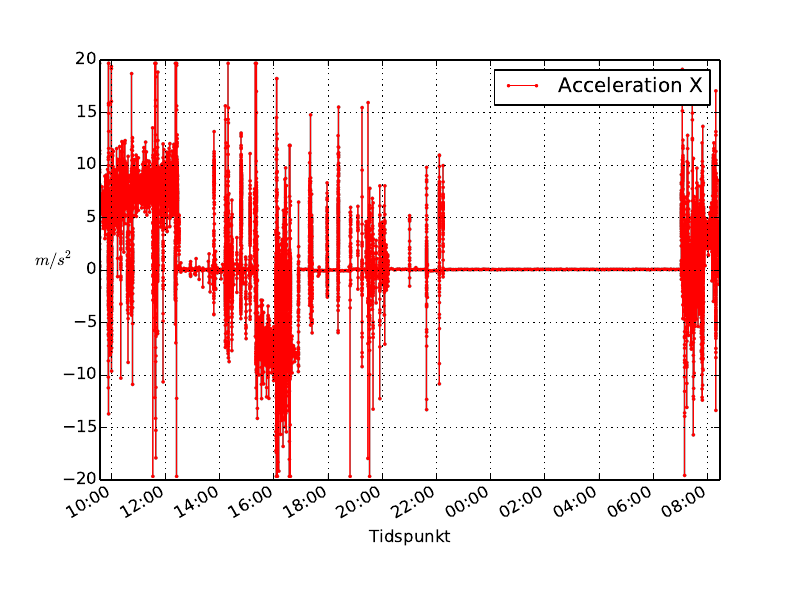

This chart was generated by the following Python code:
import datetime
import matplotlib
import matplotlib.dates
from matplotlib.dates import YearLocator, MonthLocator, DateFormatter

def main():
    f = open(r"acceleration-data.txt", "r").readlines()
    lst = [(datetime.datetime.strptime(x.split("\t")[0].strip(), "%Y-%m-%d %H:%M:%S.%f"), x.split("\t")[1]) for x in f]
    lst2 = zip(*lst)
    format = matplotlib.dates.DateFormatter('%H:%M')

    dates = matplotlib.dates.date2num(lst2[0])
    matplotlib.use('PDF')
    import matplotlib.pyplot as plt

    fig, ax = plt.subplots()
    ax.plot_date(dates, lst2[1], 'o-', color="red", markerfacecolor='red', markeredgecolor='red', markersize=2, label="Acceleration X", rasterized=True)
    plt.legend(["Acceleration X"])
    plt.ylabel(r'$m/s^{2}$', rotation="horizontal")
    plt.xlabel('Tidspunkt', rotation="horizontal")
    ax.xaxis.set_major_formatter(format)
    ax.autoscale_view()
    ax.grid(True)
    fig.autofmt_xdate()
    plt.savefig(r"acceleration-plot.pdf", dpi=400)

if __name__ == '__main__':
    main()